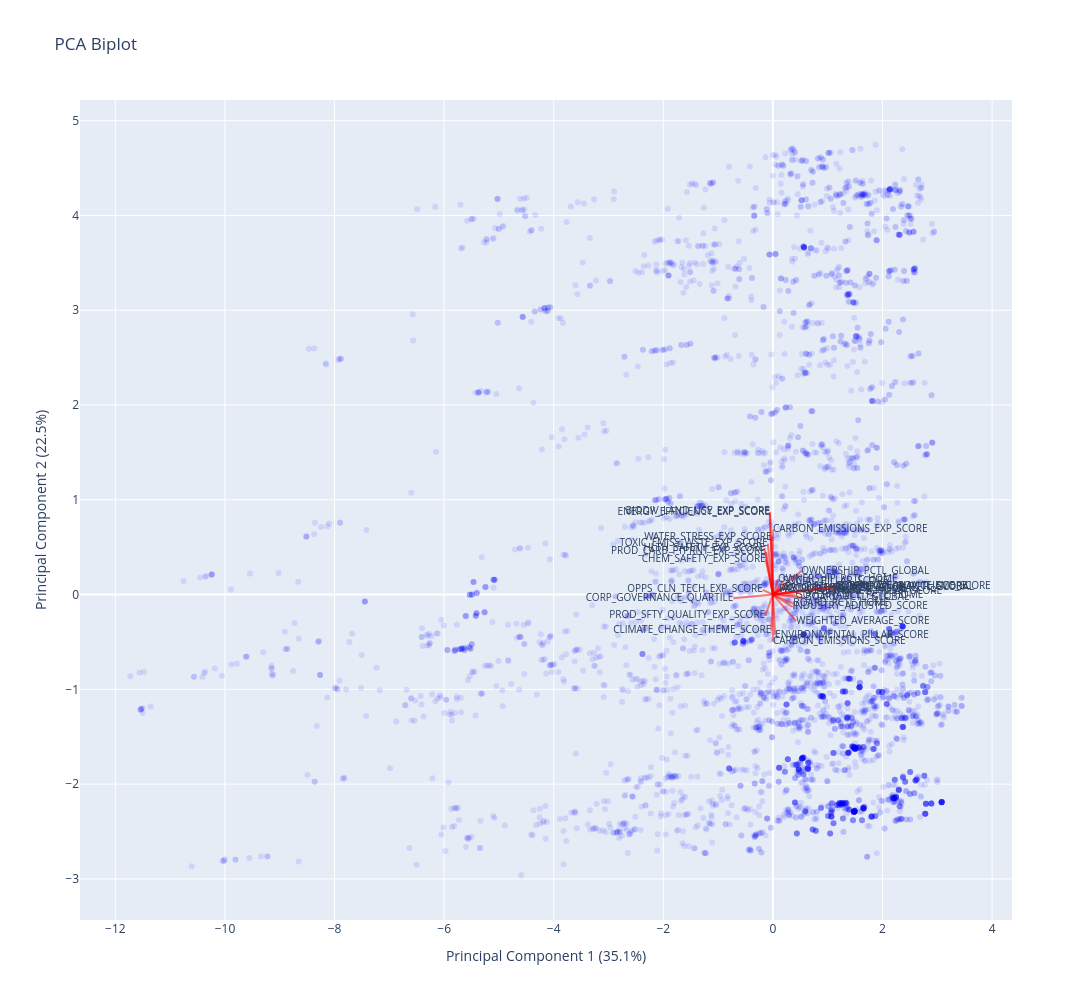

Notebook code for this chart:
### Markdown cell above
Explanation:
1. Standardization: Before applying PCA, the data is standardized using StandardScaler to ensure each feature contributes equally to the analysis.
2. PCA: PCA is performed using PCA from sklearn.decomposition, reducing the dataset to two principal components for easy visualization.
3. Biplot:
    - The biplot displays the PCA result with data points (scatter plot) and the directions of the original features (arrows).
    - The arrows represent the direction and magnitude of the features in the reduced PCA space, indicating how each feature contributes to the principal components.
4. Plot: The scatter plot (sns.scatterplot) shows the scores of the samples in the new PCA space, while the arrows indicate the loadings (contributions of the original features).

### Code cell
# Step 6: Create the scatter plot for the PCA results
scatter = go.Scatter(
    x=pca_df['PC1'], 
    y=pca_df['PC2'],
    mode='markers',
    marker=dict(color='rgba(0,0,255,0.1)'),  # High transparency
    text=pca_data.index,  # Optional: add the index as hover text
    hoverinfo='text'
)

# Step 7: Create the biplot vectors with text at the tips
vectors = []
for i, varname in enumerate(pca_data.columns):
    vectors.append(go.Scatter(
        x=[0, loadings[i, 0]],
        y=[0, loadings[i, 1]],
        mode='lines',
        line=dict(color='rgba(255, 0, 0, 0.5)', width=2),
        showlegend=True,
        hoverinfo='text',
        text=[varname],  # Hover text displays the variable name along the vector
    ))
    
    # Add labels at the tip of the vectors
    vectors.append(go.Scatter(
        x=[loadings[i, 0]],
        y=[loadings[i, 1]],
        mode='text',
        text=[varname],
        textposition='middle right' if loadings[i, 0] > 0 else 'middle left',
        textfont=dict(size=10),  # Reduced font size for labels
        showlegend=False
    ))

# Step 8: Combine the plots and set axis limits
layout = go.Layout(
    title='PCA Biplot',
    xaxis=dict(title=f'Principal Component 1 ({pca.explained_variance_ratio_[0]*100:.1f}%)'),
    yaxis=dict(title=f'Principal Component 2 ({pca.explained_variance_ratio_[1]*100:.1f}%)'),
    showlegend=False,
    width=1200,
    height=1000,
)

# Combine scatter and vectors
fig = go.Figure(data=[scatter] + vectors, layout=layout)

# Show the plot
fig.show()

### Figure 1 — Plotly figure (JSON) as saved in the notebook; plotly's stock layout.template omitted (floating-point values rounded to 4 significant figures; data arrays with more than 128 entries replaced by an {"elided": "..."} marker saying what was removed)
{"data": [{"hoverinfo": "text", "marker": {"color": "rgba(0,0,255,0.1)"}, "mode": "markers", "text": {"elided": "4521 int values"}, "type": "scatter", "x": {"elided": "4521 float values"}, "y": {"elided": "4521 float values"}}, {"hoverinfo": "text", "line": {"color": "rgba(255, 0, 0, 0.5)", "width": 2}, "mode": "lines", "showlegend": true, "text": ["INDUSTRY_ADJUSTED_SCORE"], "type": "scatter", "x": [0, 0.3581], "y": [0, -0.1306]}, {"mode": "text", "showlegend": false, "text": ["INDUSTRY_ADJUSTED_SCORE"], "textfont": {"size": 10}, "textposition": "middle right", "type": "scatter", "x": [0.3581], "y": [-0.1306]}, {"hoverinfo": "text", "line": {"color": "rgba(255, 0, 0, 0.5)", "width": 2}, "mode": "lines", "showlegend": true, "text": ["WEIGHTED_AVERAGE_SCORE"], "type": "scatter", "x": [0, 0.4246], "y": [0, -0.2797]}, {"mode": "text", "showlegend": false, "text": ["WEIGHTED_AVERAGE_SCORE"], "textfont": {"size": 10}, "textposition": "middle right", "type": "scatter", "x": [0.4246], "y": [-0.2797]}, {"hoverinfo": "text", "line": {"color": "rgba(255, 0, 0, 0.5)", "width": 2}, "mode": "lines", "showlegend": true, "text": ["ENVIRONMENTAL_PILLAR_SCORE"], "type": "scatter", "x": [0, 0.04202], "y": [0, -0.4278]}, {"mode": "text", "showlegend": false, "text": ["ENVIRONMENTAL_PILLAR_SCORE"], "textfont": {"size": 10}, "textposition": "middle right", "type": "scatter", "x": [0.04202], "y": [-0.4278]}, {"hoverinfo": "text", "line": {"color": "rgba(255, 0, 0, 0.5)", "width": 2}, "mode": "lines", "showlegend": true, "text": ["SOCIAL_PILLAR_SCORE"], "type": "scatter", "x": [0, 0.1792], "y": [0, 0.1362]}, {"mode": "text", "showlegend": false, "text": ["SOCIAL_PILLAR_SCORE"], "textfont": {"size": 10}, "textposition": "middle right", "type": "scatter", "x": [0.1792], "y": [0.1362]}, {"hoverinfo": "text", "line": {"color": "rgba(255, 0, 0, 0.5)", "width": 2}, "mode": "lines", "showlegend": true, "text": ["CLIMATE_CHANGE_THEME_SCORE"], "type": "scatter", "x": [0, -0.03018], "y": [0, -0.3806]}, {"mode": "text", "showlegend": false, "text": ["CLIMATE_CHANGE_THEME_SCORE"], "textfont": {"size": 10}, "textposition": "middle left", "type": "scatter", "x": [-0.03018], "y": [-0.3806]}, {"hoverinfo": "text", "line": {"color": "rgba(255, 0, 0, 0.5)", "width": 2}, "mode": "lines", "showlegend": true, "text": ["CARBON_EMISSIONS_SCORE"], "type": "scatter", "x": [0, 0.001721], "y": [0, -0.498]}, {"mode": "text", "showlegend": false, "text": ["CARBON_EMISSIONS_SCORE"], "textfont": {"size": 10}, "textposition": "middle right", "type": "scatter", "x": [0.001721], "y": [-0.498]}, {"hoverinfo": "text", "line": {"color": "rgba(255, 0, 0, 0.5)", "width": 2}, "mode": "lines", "showlegend": true, "text": ["CARBON_EMISSIONS_EXP_SCORE"], "type": "scatter", "x": [0, 0.001774], "y": [0, 0.6903]}, {"mode": "text", "showlegend": false, "text": ["CARBON_EMISSIONS_EXP_SCORE"], "textfont": {"size": 10}, "textposition": "middle right", "type": "scatter", "x": [0.001774], "y": [0.6903]}, {"hoverinfo": "text", "line": {"color": "rgba(255, 0, 0, 0.5)", "width": 2}, "mode": "lines", "showlegend": true, "text": ["ENERGY_EFFICIENCY_EXP_SCORE"], "type": "scatter", "x": [0, -0.05331], "y": [0, 0.864]}, {"mode": "text", "showlegend": false, "text": ["ENERGY_EFFICIENCY_EXP_SCORE"], "textfont": {"size": 10}, "textposition": "middle left", "type": "scatter", "x": [-0.05331], "y": [0.864]}, {"hoverinfo": "text", "line": {"color": "rgba(255, 0, 0, 0.5)", "width": 2}, "mode": "lines", "showlegend": true, "text": ["PROD_CARB_FTPRNT_EXP_SCORE"], "type": "scatter", "x": [0, -0.1267], "y": [0, 0.4507]}, {"mode": "text", "showlegend": false, "text": ["PROD_CARB_FTPRNT_EXP_SCORE"], "textfont": {"size": 10}, "textposition": "middle left", "type": "scatter", "x": [-0.1267], "y": [0.4507]}, {"hoverinfo": "text", "line": {"color": "rgba(255, 0, 0, 0.5)", "width": 2}, "mode": "lines", "showlegend": true, "text": ["WATER_STRESS_EXP_SCORE"], "type": "scatter", "x": [0, -0.02414], "y": [0, 0.6064]}, {"mode": "text", "showlegend": false, "text": ["WATER_STRESS_EXP_SCORE"], "textfont": {"size": 10}, "textposition": "middle left", "type": "scatter", "x": [-0.02414], "y": [0.6064]}, {"hoverinfo": "text", "line": {"color": "rgba(255, 0, 0, 0.5)", "width": 2}, "mode": "lines", "showlegend": true, "text": ["BIODIV_LAND_USE_EXP_SCORE"], "type": "scatter", "x": [0, -0.05797], "y": [0, 0.8724]}, {"mode": "text", "showlegend": false, "text": ["BIODIV_LAND_USE_EXP_SCORE"], "textfont": {"size": 10}, "textposition": "middle left", "type": "scatter", "x": [-0.05797], "y": [0.8724]}, {"hoverinfo": "text", "line": {"color": "rgba(255, 0, 0, 0.5)", "width": 2}, "mode": "lines", "showlegend": true, "text": ["TOXIC_EMISS_WSTE_EXP_SCORE"], "type": "scatter", "x": [0, -0.09274], "y": [0, 0.5372]}, {"mode": "text", "showlegend": false, "text": ["TOXIC_EMISS_WSTE_EXP_SCORE"], "textfont": {"size": 10}, "textposition": "middle left", "type": "scatter", "x": [-0.09274], "y": [0.5372]}, {"hoverinfo": "text", "line": {"color": "rgba(255, 0, 0, 0.5)", "width": 2}, "mode": "lines", "showlegend": true, "text": ["OPPS_CLN_TECH_EXP_SCORE"], "type": "scatter", "x": [0, -0.1834], "y": [0, 0.0503]}, {"mode": "text", "showlegend": false, "text": ["OPPS_CLN_TECH_EXP_SCORE"], "textfont": {"size": 10}, "textposition": "middle left", "type": "scatter", "x": [-0.1834], "y": [0.0503]}, {"hoverinfo": "text", "line": {"color": "rgba(255, 0, 0, 0.5)", "width": 2}, "mode": "lines", "showlegend": true, "text": ["HLTH_SAFETY_EXP_SCORE"], "type": "scatter", "x": [0, -0.1551], "y": [0, 0.4904]}, {"mode": "text", "showlegend": false, "text": ["HLTH_SAFETY_EXP_SCORE"], "textfont": {"size": 10}, "textposition": "middle left", "type": "scatter", "x": [-0.1551], "y": [0.4904]}, {"hoverinfo": "text", "line": {"color": "rgba(255, 0, 0, 0.5)", "width": 2}, "mode": "lines", "showlegend": true, "text": ["PROD_SFTY_QUALITY_EXP_SCORE"], "type": "scatter", "x": [0, -0.1409], "y": [0, -0.2246]}, {"mode": "text", "showlegend": false, "text": ["PROD_SFTY_QUALITY_EXP_SCORE"], "textfont": {"size": 10}, "textposition": "middle left", "type": "scatter", "x": [-0.1409], "y": [-0.2246]}, {"hoverinfo": "text", "line": {"color": "rgba(255, 0, 0, 0.5)", "width": 2}, "mode": "lines", "showlegend": true, "text": ["CHEM_SAFETY_EXP_SCORE"], "type": "scatter", "x": [0, -0.1315], "y": [0, 0.3693]}, {"mode": "text", "showlegend": false, "text": ["CHEM_SAFETY_EXP_SCORE"], "textfont": {"size": 10}, "textposition": "middle left", "type": "scatter", "x": [-0.1315], "y": [0.3693]}, {"hoverinfo": "text", "line": {"color": "rgba(255, 0, 0, 0.5)", "width": 2}, "mode": "lines", "showlegend": true, "text": ["GOVERNANCE_PILLAR_SCORE"], "type": "scatter", "x": [0, 0.5723], "y": [0, 0.0364]}, {"mode": "text", "showlegend": false, "text": ["GOVERNANCE_PILLAR_SCORE"], "textfont": {"size": 10}, "textposition": "middle right", "type": "scatter", "x": [0.5723], "y": [0.0364]}, {"hoverinfo": "text", "line": {"color": "rgba(255, 0, 0, 0.5)", "width": 2}, "mode": "lines", "showlegend": true, "text": ["CORPORATE_GOV_THEME_SCORE"], "type": "scatter", "x": [0, 1.139], "y": [0, 0.08929]}, {"mode": "text", "showlegend": false, "text": ["CORPORATE_GOV_THEME_SCORE"], "textfont": {"size": 10}, "textposition": "middle right", "type": "scatter", "x": [1.139], "y": [0.08929]}, {"hoverinfo": "text", "line": {"color": "rgba(255, 0, 0, 0.5)", "width": 2}, "mode": "lines", "showlegend": true, "text": ["CORP_GOVERNANCE_SCORE"], "type": "scatter", "x": [0, 1.139], "y": [0, 0.08929]}, {"mode": "text", "showlegend": false, "text": ["CORP_GOVERNANCE_SCORE"], "textfont": {"size": 10}, "textposition": "middle right", "type": "scatter", "x": [1.139], "y": [0.08929]}, {"hoverinfo": "text", "line": {"color": "rgba(255, 0, 0, 0.5)", "width": 2}, "mode": "lines", "showlegend": true, "text": ["ACCOUNTING_PCTL_GLOBAL"], "type": "scatter", "x": [0, 0.1806], "y": [0, 0.06266]}, {"mode": "text", "showlegend": false, "text": ["ACCOUNTING_PCTL_GLOBAL"], "textfont": {"size": 10}, "textposition": "middle right", "type": "scatter", "x": [0.1806], "y": [0.06266]}, {"hoverinfo": "text", "line": {"color": "rgba(255, 0, 0, 0.5)", "width": 2}, "mode": "lines", "showlegend": true, "text": ["ACCOUNTING_PCTL_HOME"], "type": "scatter", "x": [0, 0.14], "y": [0, 0.05106]}, {"mode": "text", "showlegend": false, "text": ["ACCOUNTING_PCTL_HOME"], "textfont": {"size": 10}, "textposition": "middle right", "type": "scatter", "x": [0.14], "y": [0.05106]}, {"hoverinfo": "text", "line": {"color": "rgba(255, 0, 0, 0.5)", "width": 2}, "mode": "lines", "showlegend": true, "text": ["BOARD_PCTL_GLOBAL"], "type": "scatter", "x": [0, 0.5921], "y": [0, -0.03526]}, {"mode": "text", "showlegend": false, "text": ["BOARD_PCTL_GLOBAL"], "textfont": {"size": 10}, "textposition": "middle right", "type": "scatter", "x": [0.5921], "y": [-0.03526]}, {"hoverinfo": "text", "line": {"color": "rgba(255, 0, 0, 0.5)", "width": 2}, "mode": "lines", "showlegend": true, "text": ["BOARD_PCTL_HOME"], "type": "scatter", "x": [0, 0.3722], "y": [0, -0.09638]}, {"mode": "text", "showlegend": false, "text": ["BOARD_PCTL_HOME"], "textfont": {"size": 10}, "textposition": "middle right", "type": "scatter", "x": [0.3722], "y": [-0.09638]}, {"hoverinfo": "text", "line": {"color": "rgba(255, 0, 0, 0.5)", "width": 2}, "mode": "lines", "showlegend": true, "text": ["CORP_GOVERNANCE_QUARTILE"], "type": "scatter", "x": [0, -0.7225], "y": [0, -0.03955]}, {"mode": "text", "showlegend": false, "text": ["CORP_GOVERNANCE_QUARTILE"], "textfont": {"size": 10}, "textposition": "middle left", "type": "scatter", "x": [-0.7225], "y": [-0.03955]}, {"hoverinfo": "text", "line": {"color": "rgba(255, 0, 0, 0.5)", "width": 2}, "mode": "lines", "showlegend": true, "text": ["GOVERNANCE_PCTL_GLOBAL"], "type": "scatter", "x": [0, 1.191], "y": [0, 0.07497]}, {"mode": "text", "showlegend": false, "text": ["GOVERNANCE_PCTL_GLOBAL"], "textfont": {"size": 10}, "textposition": "middle right", "type": "scatter", "x": [1.191], "y": [0.07497]}, {"hoverinfo": "text", "line": {"color": "rgba(255, 0, 0, 0.5)", "width": 2}, "mode": "lines", "showlegend": true, "text": ["GOVERNANCE_PCTL_HOME"], "type": "scatter", "x": [0, 0.4143], "y": [0, -0.007175]}, {"mode": "text", "showlegend": false, "text": ["GOVERNANCE_PCTL_HOME"], "textfont": {"size": 10}, "textposition": "middle right", "type": "scatter", "x": [0.4143], "y": [-0.007175]}, {"hoverinfo": "text", "line": {"color": "rgba(255, 0, 0, 0.5)", "width": 2}, "mode": "lines", "showlegend": true, "text": ["OWNERSHIP_PCTL_GLOBAL"], "type": "scatter", "x": [0, 0.5191], "y": [0, 0.2483]}, {"mode": "text", "showlegend": false, "text": ["OWNERSHIP_PCTL_GLOBAL"], "textfont": {"size": 10}, "textposition": "middle right", "type": "scatter", "x": [0.5191], "y": [0.2483]}, {"hoverinfo": "text", "line": {"color": "rgba(255, 0, 0, 0.5)", "width": 2}, "mode": "lines", "showlegend": true, "text": ["OWNERSHIP_PCTL_HOME"], "type": "scatter", "x": [0, 0.09297], "y": [0, 0.1599]}, {"mode": "text", "showlegend": false, "text": ["OWNERSHIP_PCTL_HOME"], "textfont": {"size": 10}, "textposition": "middle right", "type": "scatter", "x": [0.09297], "y": [0.1599]}, {"hoverinfo": "text", "line": {"color": "rgba(255, 0, 0, 0.5)", "width": 2}, "mode": "lines", "showlegend": true, "text": ["PAY_PCTL_GLOBAL"], "type": "scatter", "x": [0, 0.2163], "y": [0, 0.07827]}, {"mode": "text", "showlegend": false, "text": ["PAY_PCTL_GLOBAL"], "textfont": {"size": 10}, "textposition": "middle right", "type": "scatter", "x": [0.2163], "y": [0.07827]}, {"hoverinfo": "text", "line": {"color": "rgba(255, 0, 0, 0.5)", "width": 2}, "mode": "lines", "showlegend": true, "text": ["PAY_PCTL_HOME"], "type": "scatter", "x": [0, 0.1172], "y": [0, 0.05119]}, {"mode": "text", "showlegend": false, "text": ["PAY_PCTL_HOME"], "textfont": {"size": 10}, "textposition": "middle right", "type": "scatter", "x": [0.1172], "y": [0.05119]}], "layout": {"height": 1000, "showlegend": false, "title": {"text": "PCA Biplot"}, "width": 1200, "xaxis": {"title": {"text": "Principal Component 1 (35.1%)"}}, "yaxis": {"title": {"text": "Principal Component 2 (22.5%)"}}}}
